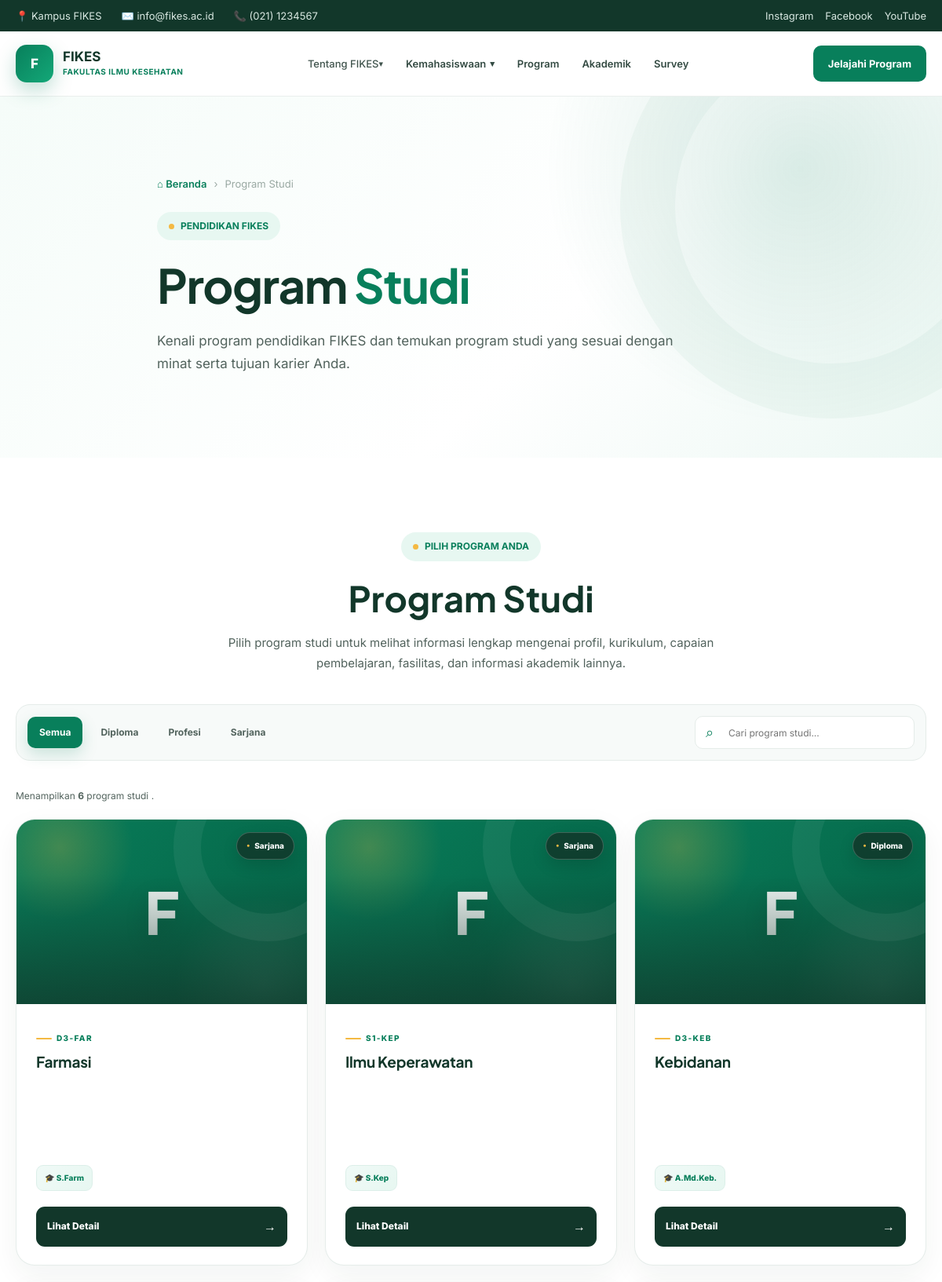
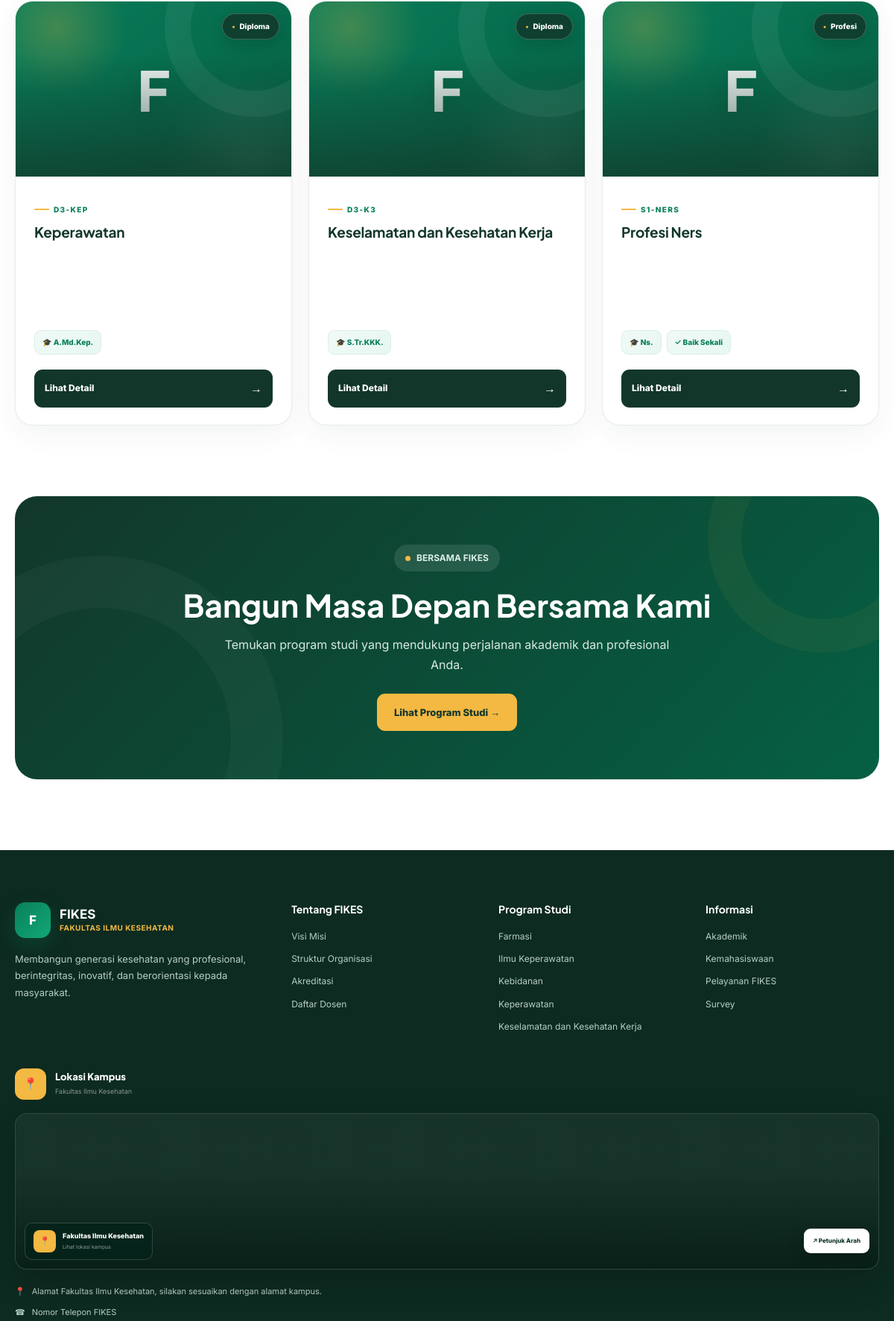
/page/program-studi/program-studi.php (upper part), run on the app's committed database (2 pictures, top to bottom).
### tables this page shows
CREATE TABLE `program_studi` (
  `id` int(10) UNSIGNED NOT NULL,
  `kode_prodi` varchar(30) NOT NULL,
  `nama` varchar(150) NOT NULL,
  `jenjang` varchar(50) NOT NULL,
  `gelar` varchar(80) DEFAULT NULL,
  `kaprodi_nama` varchar(150) DEFAULT NULL,
  `kaprodi_nidn` varchar(50) DEFAULT NULL,
  `kaprodi_email` varchar(150) DEFAULT NULL,
  `deskripsi` text DEFAULT NULL,
  `foto` varchar(255) DEFAULT NULL,
  `visi` text DEFAULT NULL,
  `akreditasi` varchar(100) DEFAULT NULL,
  `nomor_akreditasi` varchar(150) DEFAULT NULL,
  `tanggal_akreditasi` date DEFAULT NULL,
  `sekretaris_nama` varchar(150) DEFAULT NULL,
  `sekretaris_nidn` varchar(50) DEFAULT NULL,
  `kontak_telepon` varchar(50) DEFAULT NULL,
  `kontak_email` varchar(150) DEFAULT NULL,
  `alamat` varchar(255) DEFAULT NULL,
  `durasi_studi` varchar(50) DEFAULT NULL,
  `sks_lulus` int(11) DEFAULT NULL,
  `jumlah_tenaga_kependidikan` int(11) DEFAULT 0,
  `gambar` varchar(255) DEFAULT NULL,
  `brosur` varchar(255) DEFAULT NULL,
  `status` enum('aktif','nonaktif') DEFAULT 'aktif',
  `created_at` timestamp NOT NULL DEFAULT current_timestamp()
);

### page/program-studi/program-studi.php (the view, shortened to what this page needs)
<?php
require_once __DIR__ . '/../../admin/config/database.php';
function e($value)
{
  return htmlspecialchars($value ?? '', ENT_QUOTES, 'UTF-8');
}
$filter = trim($_GET['jenjang'] ?? '');
$search = trim($_GET['search'] ?? '');
$where = ["status = 'aktif'"];
$params = [];
$sql = "
    SELECT
        id,
        kode_prodi,
        nama,
        jenjang,
        gelar,
        deskripsi,
        akreditasi,
        foto,
        brosur
    FROM program_studi
    WHERE " . implode(' AND ', $where) . "
    ORDER BY nama ASC
";
$stmt = $pdo->prepare($sql);
$stmt->execute($params);
$programs = $stmt->fetchAll();
$jenjangList = $pdo->query("
    SELECT DISTINCT jenjang
    FROM program_studi
    WHERE status = 'aktif'
      AND jenjang IS NOT NULL
      AND jenjang <> ''
    ORDER BY jenjang
")->fetchAll(PDO::FETCH_COLUMN);
$totalProgram = count($programs);
?>
<!doctype html>
<html lang="id">
<head>
</head>
<body>
  <?php require_once __DIR__ . '/../menu/topbar.php'; ?>
  <?php require_once __DIR__ . '/../menu/navbar.php'; ?>
  <section class="page-hero">
    <div class="container hero-content">
      <div class="breadcrumb">
        <a href="../../index.php">⌂ Beranda</a>
        <span>›</span>
        <span>Program Studi</span>
      </div>
      <span class="hero-label">PENDIDIKAN FIKES</span>
      <h1>
        Program <span>Studi</span>
      </h1>
      <p>
        Kenali program pendidikan FIKES dan temukan program studi
        yang sesuai dengan minat serta tujuan karier Anda.
      </p>
    </div>
  </section>
  <main class="program-section" id="daftar-prodi">
    <div class="container">
      <div class="section-heading">
        <span class="eyebrow">PILIH PROGRAM ANDA</span>
        <h2>Program Studi</h2>
        <p>
          Pilih program studi untuk melihat informasi lengkap mengenai
          profil, kurikulum, capaian pembelajaran, fasilitas,
          dan informasi akademik lainnya.
        </p>
      </div>
      <form class="filter-bar" method="get" action="program-studi.php">
        <div class="filter-tabs">
          <a class="<?= $filter === '' ? 'active' : '' ?>" href="program-studi.php#daftar-prodi">
            Semua
          </a>
          <?php foreach ($jenjangList as $j): ?>
            <a class="<?= $filter === $j ? 'active' : '' ?>" href="?jenjang=<?= urlencode($j) ?>#daftar-prodi">
              <?= e($j) ?>
            </a>
          <?php endforeach; ?>
        </div>
        <div class="search-box">
          <span>⌕</span>
          <input type="text" name="search" value="<?= e($search) ?>" placeholder="Cari program studi..."
            autocomplete="off">
        </div>
      </form>
      <p class="result-info">
        Menampilkan <strong><?= $totalProgram ?></strong> program studi
        <?= $search !== '' ? ' untuk pencarian <strong>"' . e($search) . '"</strong>' : '' ?>.
      </p>
      <?php if (!$programs): ?>
        <div class="empty-state">
          Program studi yang Anda cari belum tersedia.
        </div>
      <?php else: ?>
        <div class="program-grid">
          <?php foreach ($programs as $p): ?>
            <?php
            $foto = !empty($p['foto'])
              ? '../../admin/uploads/program-studi/' . rawurlencode($p['foto'])
              : '';
            ?>
            <article class="program-card">
              <div class="program-image">
                <?php if ($foto): ?>
                  <img src="<?= e($foto) ?>" alt="Foto <?= e($p['nama']) ?>" loading="lazy">
                <?php else: ?>
                  <div class="image-placeholder">
                    F
                  </div>
                <?php endif; ?>
                <span class="jenjang-badge">
                  <?= e($p['jenjang']) ?>
                </span>
              </div>
              <div class="program-body">
                <div class="code">
                  <?= e($p['kode_prodi']) ?>
                </div>
                <h3>
                  <?= e($p['nama']) ?>
                </h3>
                <p>
                </p>
                <div class="meta-row">
                  <?php if (!empty($p['gelar'])): ?>
                    <span>🎓 <?= e($p['gelar']) ?></span>
                  <?php endif; ?>
                  <?php if (!empty($p['akreditasi'])): ?>
                    <span>✓ <?= e($p['akreditasi']) ?></span>
                  <?php endif; ?>
                </div>
                <a class="detail-btn" href="detail-prodi.php?kode=<?= urlencode($p['kode_prodi']) ?>">
                  <span>Lihat Detail</span>
                  <span>→</span>
                </a>
              </div>
            </article>
          <?php endforeach; ?>
        </div>
      <?php endif; ?>
    </div>
  </main>
  <section class="cta-section">
    <div class="container">
      <div class="cta">
        <div class="cta-content">
          <span class="eyebrow">BERSAMA FIKES</span>
          <h2>
            Bangun Masa Depan Bersama Kami
          </h2>
          <p>
            Temukan program studi yang mendukung perjalanan
            akademik dan profesional Anda.
          </p>
          <a href="#daftar-prodi" class="btn">
            Lihat Program Studi →
          </a>
        </div>
      </div>
    </div>
  </section>
  <footer>
    <div class="container footer-main">
      <div class="footer-brand">
        <div class="logo footer-logo">
          <div class="logo-icon">F</div>
          <div class="logo-text">
            <strong>FIKES</strong>
            <small>FAKULTAS ILMU KESEHATAN</small>
          </div>
        </div>
        <p>
          Membangun generasi kesehatan yang profesional,
          berintegritas, inovatif, dan berorientasi kepada masyarakat.
        </p>
      </div>
      <div>
        <h4 class="footer-title">Tentang FIKES</h4>
        <div class="footer-links">
          <a href="../tentang-fikes/visi-misi.php">Visi Misi</a>
          <a href="../tentang-fikes/struktur-organisasi.php">Struktur Organisasi</a>
          <a href="../tentang-fikes/sertifikat-akreditasi.php">Akreditasi</a>
          <a href="../dosen/dosen.php">Daftar Dosen</a>
        </div>
      </div>
      <div>
        <h4 class="footer-title">Program Studi</h4>
        <div class="footer-links">
          <?php foreach (array_slice($programs, 0, 5) as $p): ?>
            <a href="detail-prodi.php?kode=<?= urlencode($p['kode_prodi']) ?>">
              <?= e($p['nama']) ?>
            </a>
          <?php endforeach; ?>
        </div>
      </div>
      <div>
        <h4 class="footer-title">Informasi</h4>
        <div class="footer-links">
          <a href="../akademik.php">Akademik</a>
          <a href="../kemahasiswaan/hima.php">Kemahasiswaan</a>
          <a href="../pelayanan-fikes.php">Pelayanan FIKES</a>
          <a href="../survey.php">Survey</a>
        </div>
      </div>
      <div class="footer-location">
        <div class="location-header">
          <div class="location-icon">
            📍
          </div>
          <div>
            <h3>Lokasi Kampus</h3>
            <p>Fakultas Ilmu Kesehatan</p>
          </div>
        </div>
        <div class="map-card">
          <iframe
            src="https://www.google.com/maps/embed?pb=!1m18!1m12!1m3!1d3960.1515727139526!2d109.11806027499709!3d-6.991421893009626!2m3!1f0!2f0!3f0!3m2!1i1024!2i768!4f13.1!3m3!1m2!1s0x2e6fbef42471658d%3A0x883656d1325ef066!2sUniversitas%20Bhamada%20Slawi!5e0!3m2!1sid!2sid!4v1787544396003!5m2!1sid!2sid"
            width="600" height="450" style="border:0" allowfullscreen loading="lazy"
 title="Lokasi Fakultas Ilmu Kesehatan"></iframe>
          <div class="map-overlay">
            <div class="map-info">
              <div class="map-info-icon">
                📍
              </div>
              <div>
                <strong>Fakultas Ilmu Kesehatan</strong>
                <span>Lihat lokasi kampus</span>
              </div>
            </div>
            <a href="https://www.google.com/maps/dir/?api=1&destination=-6.991421893009626,109.11806027499709"
              target="_blank" rel="noopener" class="map-direction">
              ↗ Petunjuk Arah
            </a>
          </div>
        </div>
        <div class="footer-contact location-contact">
          <span>📍</span>
          <span>Alamat Fakultas Ilmu Kesehatan, silakan sesuaikan dengan alamat kampus.</span>
        </div>
        <div class="footer-contact">
          <span>☎</span>
          <span>Nomor Telepon FIKES</span>
        </div>
      </div>
    </div>
  </footer>
</body>
</html>

### data on the page
program_studi: shows "F", jenjang "Sarjana", kode_prodi "D3-FAR", nama "Farmasi", gelar "S.Farm"
program_studi: shows "F", jenjang "Sarjana", kode_prodi "S1-KEP", nama "Ilmu Keperawatan", gelar "S.Kep"
program_studi: shows "F", jenjang "Diploma", kode_prodi "D3-KEB", nama "Kebidanan", gelar "A.Md.Keb."
program_studi: shows "F", jenjang "Diploma", kode_prodi "D3-KEP", nama "Keperawatan", gelar "A.Md.Kep."
program_studi: shows "F", jenjang "Diploma", kode_prodi "D3-K3", nama "Keselamatan dan Kesehatan Kerja", gelar "S.Tr.KKK."
program_studi: foto "F", jenjang "Profesi", kode_prodi "S1-NERS", nama "Profesi Ners", gelar "Ns.", akreditasi "Baik Sekali"

### other printed values
$j "Diploma"
$j "Profesi"
$j "Sarjana"
$totalProgram "6"
